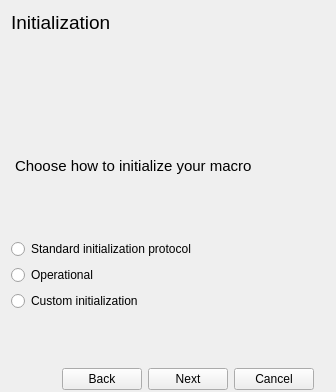
         <widget class="QWidget" name="page_4">
          <layout class="QGridLayout" name="gridLayout_4">
           <property name="bottomMargin">
            <number>0</number>
           </property>
           <item row="0" column="0" rowspan="2" colspan="4">
            <widget class="QLabel" name="label_7">
             <property name="font">
              <font>
               <pointsize>14</pointsize>
              </font>
             </property>
             <property name="text">
              <string>Initialization</string>
             </property>
            </widget>
           </item>
           <item row="9" column="0" colspan="4">
            <widget class="QRadioButton" name="radioButton_init_custom">
             <property name="text">
              <string>Custom initialization</string>
             </property>
            </widget>
           </item>
           <item row="11" column="0" colspan="4">
            <widget class="QGroupBox" name="groupBox_7">
             <property name="maximumSize">
              <size>
               <width>16777215</width>
               <height>45</height>
              </size>
             </property>
             <property name="font">
              <font>
               <pointsize>11</pointsize>
              </font>
             </property>
             <property name="styleSheet">
              <string notr="true">QGroupBox {
    border: 2px solid transparent;
}</string>
             </property>
             <property name="title">
              <string/>
             </property>
             <layout class="QGridLayout" name="gridLayout_15">
              <property name="bottomMargin">
               <number>0</number>
              </property>
              <item row="0" column="2">
               <widget class="QPushButton" name="pushButton_next4">
                <property name="text">
                 <string>Next</string>
                </property>
               </widget>
              </item>
              <item row="0" column="3">
               <widget class="QPushButton" name="pushButton_cancel4">
                <property name="text">
                 <string>Cancel</string>
                </property>
               </widget>
              </item>
              <item row="0" column="1">
               <widget class="QPushButton" name="pushButton_back4">
                <property name="text">
                 <string>Back</string>
                </property>
               </widget>
              </item>
              <item row="0" column="0">
               <spacer name="horizontalSpacer_8">
                <property name="orientation">
                 <enum>Qt::Horizontal</enum>
                </property>
                <property name="sizeHint" stdset="0">
                 <size>
                  <width>40</width>
                  <height>20</height>
                 </size>
                </property>
               </spacer>
              </item>
             </layout>
            </widget>
           </item>
           <item row="8" column="0" colspan="4">
            <widget class="QRadioButton" name="radioButton_init_oper">
             <property name="text">
              <string>Operational</string>
             </property>
            </widget>
           </item>
           <item row="7" column="0">
            <widget class="QRadioButton" name="radioButton_init_stand">
             <property name="text">
              <string>Standard initialization protocol</string>
             </property>
            </widget>
           </item>
           <item row="5" column="0">
            <spacer name="verticalSpacer_10">
             <property name="orientation">
              <enum>Qt::Vertical</enum>
             </property>
             <property name="sizeHint" stdset="0">
              <size>
               <width>20</width>
               <height>113</height>
              </size>
             </property>
            </spacer>
           </item>
           <item row="6" column="0">
            <widget class="QPlainTextEdit" name="plainTextEdit_3">
             <property name="sizePolicy">
              <sizepolicy hsizetype="Expanding" vsizetype="Minimum">
               <horstretch>0</horstretch>
               <verstretch>0</verstretch>
              </sizepolicy>
             </property>
             <property name="maximumSize">
              <size>
               <width>16777215</width>
               <height>80</height>
              </size>
             </property>
             <property name="font">
              <font>
               <pointsize>11</pointsize>
              </font>
             </property>
             <property name="styleSheet">
              <string notr="true">QPlainTextEdit {
    background-color: transparent;
    /*background-image: url(draft.png);*/
    background-attachment: scroll;
}</string>
             </property>
             <property name="frameShape">
              <enum>QFrame::NoFrame</enum>
             </property>
             <property name="plainText">
              <string>Choose how to initialize your macro</string>
             </property>
            </widget>
           </item>
           <item row="10" column="0" colspan="2">
            <spacer name="verticalSpacer_6">
             <property name="orientation">
              <enum>Qt::Vertical</enum>
             </property>
             <property name="sizeHint" stdset="0">
              <size>
               <width>20</width>
               <height>40</height>
              </size>
             </property>
            </spacer>
           </item>
          </layout>
         </widget>
